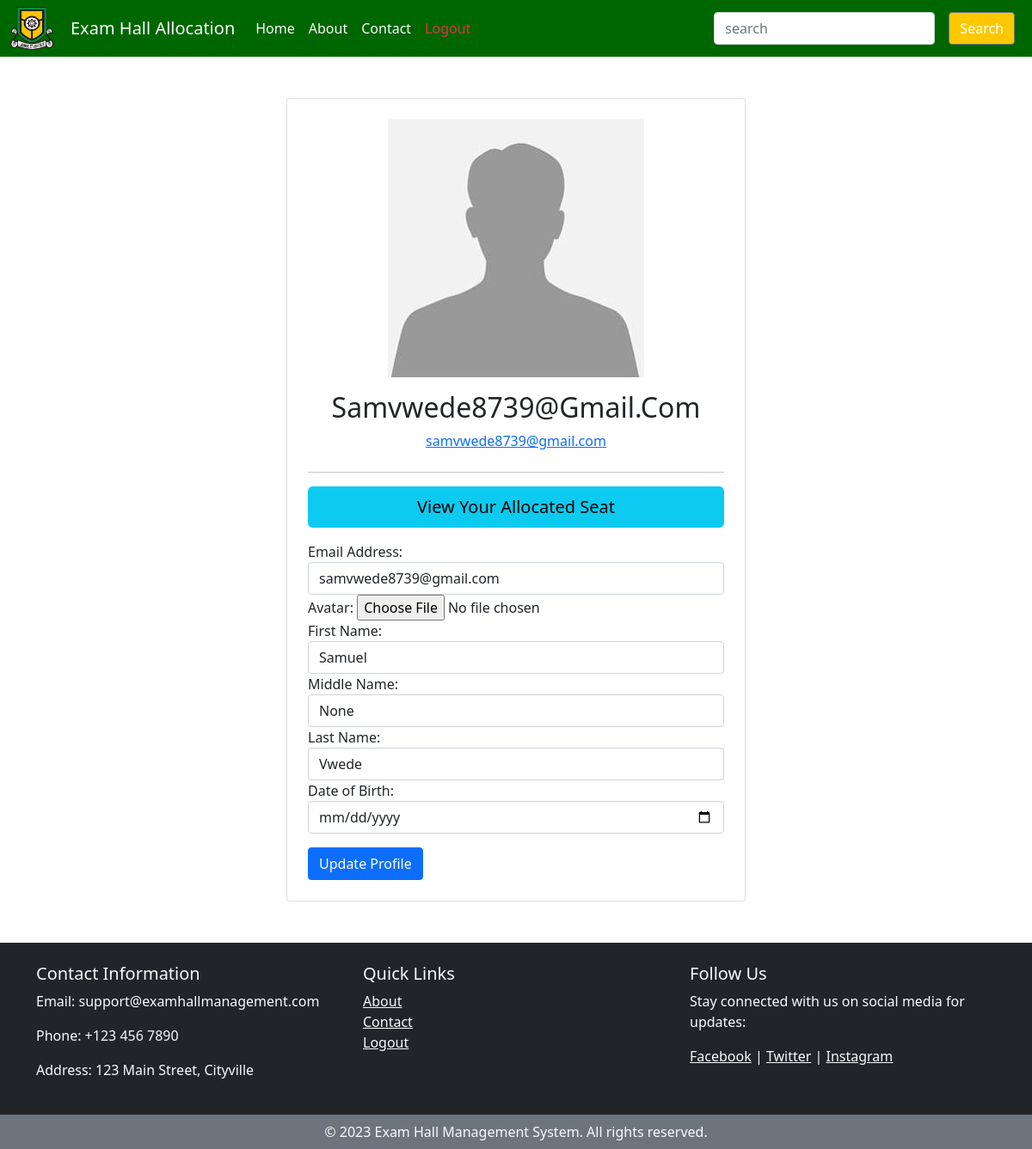
/accounts/profile/ (signed in), run on the app's committed database.
### accounts/models.py (models this page shows, shortened)
class CustomUser(AbstractUser):
    email = models.EmailField(unique=True)
    first_name = models.CharField(max_length=30)
    middle_name = models.CharField(max_length=30, blank=True, null=True)
    last_name = models.CharField(max_length=30)
    date_of_birth = models.DateField(null=True, blank=True)
    user_type = models.CharField(max_length=20, verbose_name="User Type")
    slug = models.SlugField(unique=True, blank=True, null=True)
    objects = CustomUserManager()

class Profile(models.Model):
    user = models.OneToOneField(CustomUser, on_delete=models.CASCADE)
    avatar = models.ImageField(
        default='avatar.jpg', # default avatar
        upload_to='profile_avatars' # dir to store the image
    )

### accounts/views.py (the view, shortened to what this page needs)
# urls.py: path('profile/', ProfileView.as_view(), name='profile'),
class ProfileView(LoginRequiredMixin, View):
    def get(self, request):
        user_form = UserUpdateForm(instance=request.user)
        try:
            profile = request.user.profile
        except Profile.DoesNotExist:
            profile = Profile(user=request.user)
            profile.save()
        profile_form = ProfileUpdateForm(instance=profile)
        context = {
            'user_form': user_form,
            'profile_form': profile_form
        }
        return render(request, 'accounts/profile.html', context)

### accounts/forms.py (shortened to what this page needs)
class UserUpdateForm(forms.ModelForm):
    class Meta:
        model = CustomUser
        fields = ['email', 'first_name', 'middle_name', 'last_name', 'date_of_birth']

class ProfileUpdateForm(forms.ModelForm):
    class Meta:
        model = Profile
        fields = ['avatar']

### accounts/templates/accounts/profile.html (shortened to what this page needs)
{% extends 'base.html' %}
{% block content %}
<div class="container">
    <div class="row justify-content-center mt-5">
        <div class="col-md-6">
            <div class="card p-4">
                <form method="post" action="{% url 'accounts:profile' %}" enctype="multipart/form-data">
                    <div class="text-center mb-4">
                        {% if user.profile %}
                            <img src="{{ user.profile.avatar.url }}" alt="{{ user.username }}" class="avatar img-fluid"
                                accept=".jpg, .jpeg, .png" />
                        {% endif %}
                        <h2 class="mt-3">{{ user.username | title }}</h2>
                        <p><a href="mailto:{{ user.email }}">{{ user.email }}</a></p>
                    </div>
                    <hr>
                    <div class="form-group">
                        <p><a class="form-control btn btn-info btn-lg " href="{% url 'main:student_seat' %}">
                                View Your Allocated Seat
                            </a>
                        </p>
                    </div>
                    <div class="form-group">
                        <label for="email">Email Address:</label>
                        <input type="email" id="email" name="email" value="{{ user.email }}" class="form-control" required>
                    </div>
                    <div class="form-group">
                        <label for="avatar">Avatar:</label>
                        <input type="file" name="avatar" id="avatar" class="form-control-file">
                    </div>
                    <div class="form-group">
                        <label for="first_name">First Name:</label>
                        <input type="text" id="first_name" name="first_name" value="{{ user.first_name }}" class="form-control">
                    </div>
                    <div class="form-group">
                        <label for="middle_name">Middle Name:</label>
                        <input type="text" id="middle_name" name="middle_name" value="{{ user.middle_name }}" class="form-control">
                    </div>
                    <div class="form-group">
                        <label for="last_name">Last Name:</label>
                        <input type="text" id="last_name" name="last_name" value="{{ user.last_name }}" class="form-control">
                    </div>
                    <div class="form-group">
                        <label for="date_of_birth">Date of Birth:</label>
                        {% if user.date_of_birth %}
                            <input type="date" id="date_of_birth" name="date_of_birth" min="2003-04-01"
                            value="{{ user.date_of_birth|date:'Y-m-d' }}" class="form-control">
                        {% else %}
                            <input type="date" id="date_of_birth" name="date_of_birth"
                            min="2003-04-01" placeholder="dd-mm-yyyy" class="form-control">
                        {% endif %}
                    </div>
                    <button type="submit" class="btn btn-primary btn-block mt-3">Update Profile</button>
                </form>
            </div>
        </div>
    </div>
</div>
{% endblock content %}

### data on the page
CustomUser: profile.avatar (placeholder picture), username "Samvwede8739@Gmail.Com", email "samvwede8739@gmail.com", first_name "Samuel", middle_name "None", last_name "Vwede"
